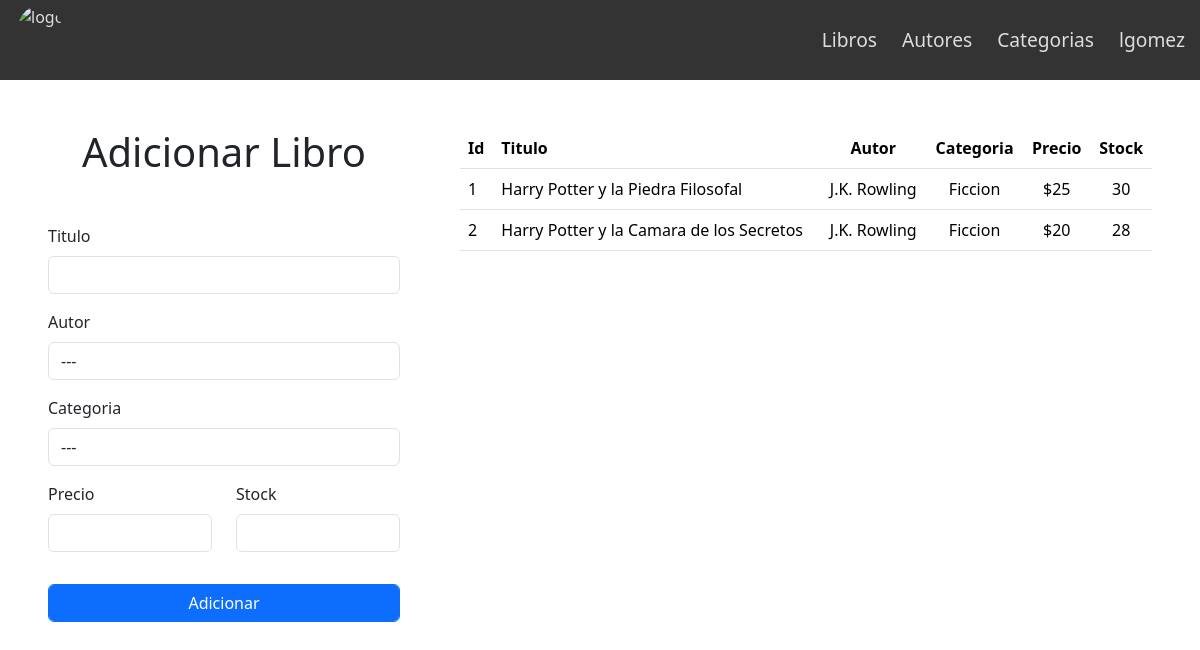
The app's page /admin/libros.php (signed in) with its own data.
### tables this page shows
CREATE TABLE `libro` (
  `id` int(11) NOT NULL,
  `titulo` text NOT NULL,
  `autor_id` int(11) NOT NULL,
  `categoria_id` int(11) NOT NULL,
  `precio` double NOT NULL,
  `stock` int(11) NOT NULL
);

CREATE TABLE `autor` (
  `id` int(11) NOT NULL,
  `nombre` text NOT NULL
);

CREATE TABLE `categoria` (
  `id` int(11) NOT NULL,
  `nombre` text NOT NULL
);

### admin/libros.php (the view, shortened to what this page needs)
<?php
    include('../core/conexion.php');
?>
<!DOCTYPE html>
<html lang="en">
<head>
    <link rel="stylesheet" href="../css/estilos.css">
    <link href="https://cdn.jsdelivr.net/npm/bootstrap@5.3.3/dist/css/bootstrap.min.css" rel="stylesheet">
</head>
<body>
    <nav>
        <img id="logo" src="https://img.freepik.com/vector-gratis/plantilla-logotipo-biblioteca-diseno-plano-dibujado-mano_23-2149342961.jpg" alt="logo">
        <div id="links-container">
            <a href="">Libros</a>
            <a href="">Autores</a>
            <a href="">Categorias</a>
            <a href=""><?php echo $_SESSION['usuario']['username'] ?></a>
        </div>
    </nav>
    <main class="mt-5 px-5">
        <div class="row">
            <div class="col-4">
                <h1 class="text-center">Adicionar Libro</h1>
                <form class="mt-5" action="libros.php" method="GET">
                    <div class="mb-3">
                        <label for="txtTitulo" class="form-label">Titulo</label>
                        <input type="text" class="form-control" id="txtTitulo" name="titulo">
                    </div>
                    <div class="mb-3">
                        <label for="txtAutor" class="form-label">Autor</label>
                        <select name="" id="txtAutor" class="form-control" name="autor">
                            <option value="0">---</option>
                        </select>
                    </div>
                    <div class="mb-3">
                        <label for="txtCategoria" class="form-label">Categoria</label>
                        <select name="" id="txtCategoria" class="form-control" name="categoria">
                            <option value="0">---</option>
                        </select>
                    </div>
                    <div class="row">
                        <div class="col">
                            <div class="mb-3">
                                <label for="txtPrecio" class="form-label">Precio</label>
                                <input type="number" class="form-control" id="txtPrecio" name="precio">
                            </div>
                        </div>
                        <div class="col">
                            <div class="mb-3">
                                <label for="txtStock" class="form-label">Stock</label>
                                <input type="number" class="form-control" id="txtStock" name="stock">
                            </div>
                        </div>
                    </div>
                    <button type="submit" class="btn btn-primary form-control mt-3">Adicionar</button>
                </form>
            </div>
            <div class="col-8 ps-5">
                <table class="table">
                    <tr>
                        <th>Id</th>
                        <th>Titulo</th>
                        <th class="text-center">Autor</th>
                        <th class="text-center">Categoria</th>
                        <th class="text-center">Precio</th>
                        <th class="text-center">Stock</th>
                    </tr>
                    <?php
                        $consulta = "select libro.* , autor.nombre as autor, categoria.nombre as categoria
                                from libro
                                join autor on autor.id = libro.autor_id
                                join categoria on categoria.id = libro.categoria_id;";
                        if ($result = $conexion -> query($consulta)) {
                            while($row = $result->fetch_assoc()) {
                                $id = $row['id'];
                                $titulo = $row['titulo'];
                                $autor = $row['autor'];
                                $categoria = $row['categoria'];
                                $precio = $row['precio'];
                                $stock = $row['stock'];
                                ?>
                                    <tr>
                                        <td><?php echo $id; ?></td>
                                        <td><?php echo $titulo; ?></td>
                                        <td class="text-center"><?php echo $autor; ?></td>
                                        <td class="text-center"><?php echo $categoria; ?></td>
                                        <td class="text-center">$<?php echo $precio; ?></td>
                                        <td class="text-center"><?php echo $stock; ?></td>
                                    </tr>
                                <?php
                            }
                        }
                    ?>
                </table>
            </div>
        </div>
    </main>
</body>
</html>

### css/estilos.css (style rules this page uses)
body { margin: 0; }
nav { width: 100vw; height: 80px; background: #333; color: #ddd; display: flex; justify-content: space-between; align-items: center; padding: 0 15px; box-sizing: border-box; }
#logo { height: 70px; border-radius: 50%; }
nav a { color: #ddd; text-decoration: none; font-size: 1.2rem; }
#links-container { display: flex; gap: 25px }

### records on screen
libro: id "1", titulo "Harry Potter y la Piedra Filosofal", autor.nombre "J.K. Rowling", categoria.nombre "Ficcion", precio "25", stock "30"
libro: id "2", titulo "Harry Potter y la Camara de los Secretos", autor.nombre "J.K. Rowling", categoria.nombre "Ficcion", precio "20", stock "28"

### other values on screen
$_SESSION['usuario']['username'] "lgomez"
